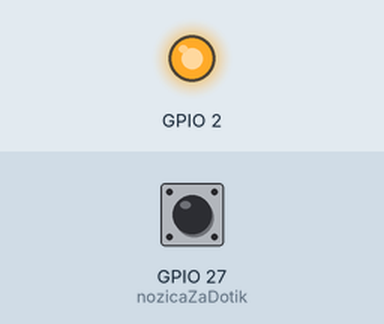
The program below on a simulated ESP32. Parts: output pins drawn as LEDs (lit = HIGH). The inputs (shaded band) are chosen by the test bench; at power-on: GPIO 27 (nozicaZaDotik) HIGH. What the program prints to the serial monitor is not drawn.

Above: at 0.1 s.
At 1.6 s:
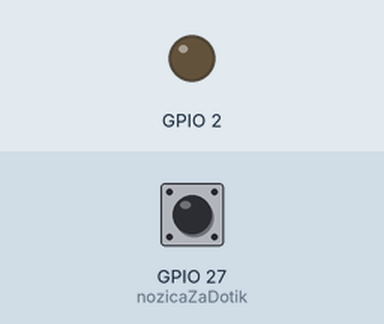
Timing chart, 0 to 3.1 s (numbered marks = the images above):
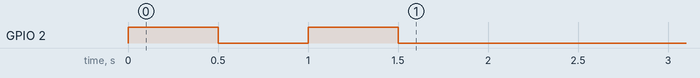

The program:

main.cpp
```cpp
#include <Arduino.h>

//na nožico 27 je priključena žička-esp32 bo zaznal dotik
//ADC - analogno digitalni pretvornik, ki omogoča branje analognih signalov (npr. iz potenciometra) in njihovo pretvorbo v digitalne vrednosti, ki jih lahko obdeluje mikrokontroler
//12 bitne resolucije, kar pomeni, da lahko ADC pretvori analogni signal v digitalno vrednost med 0 in 4095 (2^12 vrednosti, to je 4096 različnih vrednosti, vključno z 0)
const int nozicaZaDotik=27; // nožica, na katero je priključena žička, ki bo zaznavala dotik (analogni vhod)

int vrednostDotika; // spremenljivka, ki bo hranila trenutno vrednost potenciometra


void setup() {
  // put your setup code here, to run once:
  // tu zapišemo kodo, ki se izvede le enkrat - nastavitve
  Serial.begin(115200);


  Serial.println("Testiranje delovanja zaznave dotika na nožici 27");

  pinMode(2, OUTPUT);
  digitalWrite(2, HIGH); // na nožici 2 zapišemo visoko vrednost - LED zasveti
  delay(500);
  digitalWrite(2, LOW);
  delay(500); // zakasnitev izvedbe programa za specificiran čas v milisekundah, 1000 ms = 1 s
  digitalWrite(2, HIGH); // na nožici 2 zapišemo nizko vrednost - LED ugasne
  delay(500); // zakasnitev izvedbe programa za specificiran čas v milisekundah, 1000 ms = 1 s
  digitalWrite(2, LOW);
}

void loop() {
vrednostDotika=touchRead(nozicaZaDotik); // preberemo trenutno vrednost potenciometra in jo shranimo v spremenljivko
Serial.println(vrednostDotika);
delay(10); // zakasnitev izvedbe programa za specificiran čas v milisekundah, 1000 ms = 1 s
}
```
